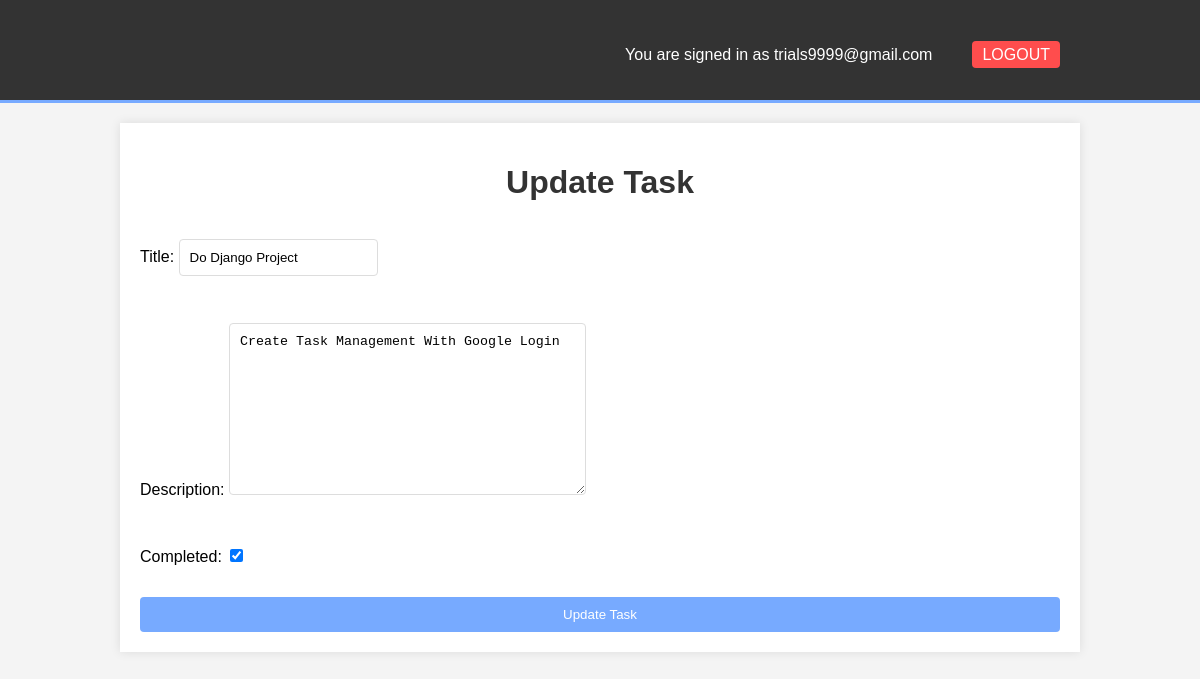
Screenshot of /update/15/ (signed in) with the database file from the repository.
### taskm/models.py (models this page shows, shortened)
class Task(models.Model):
    user = models.ForeignKey(User, on_delete=models.CASCADE, default=1)
    title = models.CharField(max_length=100)
    description = models.TextField()
    completed = models.BooleanField(default = False)
    create_at = models.DateTimeField(auto_now_add=True)

### taskm/views.py (the view)
# urls.py: path('update/<int:pk>/', views.update_task, name='update_task'),
@login_required
def update_task(request, pk):
    task = get_object_or_404(Task, pk=pk, user=request.user)
    if request.method == "POST":
        form = TaskForm(request.POST, instance=task)
        if form.is_valid():
            form.save()
            return redirect('task_list')
    else:
        form = TaskForm(instance=task)
    return render(request, 'taskm/update_task.html', {'form': form})

### taskm/forms.py
class TaskForm(forms.ModelForm):
    class Meta:
        model = Task
        fields = ['title', 'description', 'completed']

### taskm/templates/taskm/update_task.html (shortened to what this page needs)
<!DOCTYPE html>
<html lang="en">
<head>
</head>
<body>
    <header>
        <div class="container">
            <ul>
                {% if user.is_authenticated %}
                    <li><a href="{% url 'logout' %}" class="logout-button">Logout</a></li>
                    <li>You are signed in as {{ user.email }}</li>
                {% endif %}
            </ul>
        </div>
    </header>
    <div class="container">
        <div class="form-container">
            <h1>Update Task</h1>
            <form method="post">
                {{ form.as_p }}
                <button type="submit">Update Task</button>
            </form>
        </div>
    </div>
</body>
</html>

### rows the page displays
Task: title "Do Django Project", description "Create Task Management With Google Login", completed "☑"

### other values shown
{{ user.email }} "trials9999@gmail.com"
